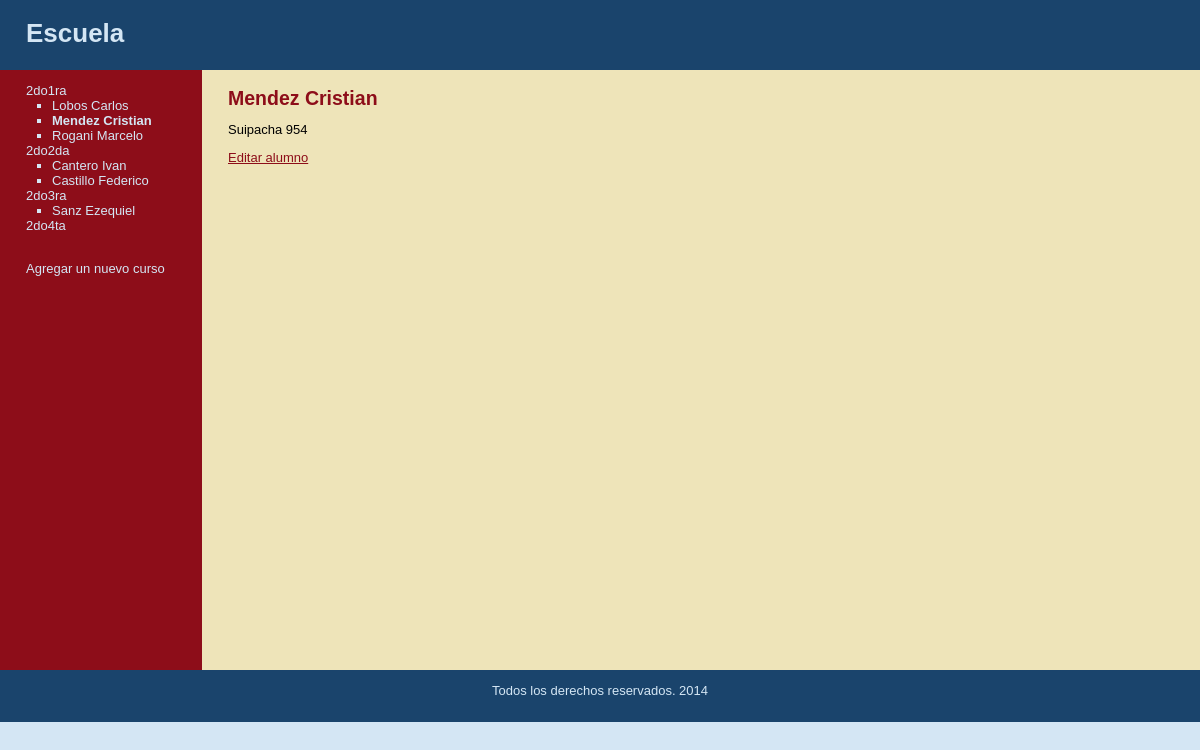
Screenshot of /content.php?alumno=1 (signed in) with the database file from the repository.
### tables this page shows
CREATE TABLE IF NOT EXISTS `cursos` (
  `id` int(11) NOT NULL AUTO_INCREMENT,
  `descripcion` varchar(6) NOT NULL,
  `posicion` int(3) NOT NULL,
  `visibilidad` tinyint(1) NOT NULL,
  PRIMARY KEY (`id`)
);

CREATE TABLE IF NOT EXISTS `alumnos` (
  `id` int(11) NOT NULL AUTO_INCREMENT,
  `curso_id` int(11) NOT NULL,
  `nombre` varchar(30) NOT NULL,
  `apellido` varchar(30) NOT NULL,
  `direccion` varchar(50) NOT NULL,
  PRIMARY KEY (`id`)
);

### includes/functions.php (the view, shortened to what this page needs)
<?php
	function obtener_cursos($publico)
	{
		global $conexion;
		$consulta = "SELECT *
									FROM cursos ";
		$consulta .= "ORDER BY posicion ASC";
		$cursos = mysql_query($consulta, $conexion);
		return $cursos;
	}
	function obtener_alumnos_por_curso($curso_id)
	{
		global $conexion;
		$consulta = "SELECT *
									FROM alumnos
									WHERE curso_id= {$curso_id}
									ORDER BY apellido ASC";
		$alumnos = mysql_query($consulta, $conexion);
		return $alumnos;
	}
	function obtener_alumno_por_id($alumno_id)
	{
		global $conexion;
		$consulta = "SELECT *
									FROM alumnos
									WHERE id=" . $alumno_id . " LIMIT 1";
		$respuesta = mysql_query($consulta, $conexion);
		if ($alumno = mysql_fetch_array($respuesta))
		{
			return $alumno;
		}
		else
		{
			return NULL;
		}
	}
	function obtener_pagina()
	{
		if (isset($_GET["curso"]))
		{
			$curso_reg = obtener_curso_por_id($_GET["curso"]);
			$alumno_reg = NULL;
			$materia_reg = NULL;
		}
		elseif (isset($_GET["alumno"]))
		{
			$alumno_reg = obtener_alumno_por_id($_GET["alumno"]);
			$curso_reg = NULL;
		}
		elseif (isset($_GET["materia"]))
		{
			$materia_reg = obtener_materia_por_id($_GET["materia"], $_GET["idalumno"]);
			$curso_reg = NULL;
			$alumno_reg = NULL;
		}
		else
		{
			$curso_reg = NULL;
			$alumno_reg = NULL;
			$materia_reg = NULL;
		}
	}
	function menu($curso_reg, $alumno_reg)
	{
		$salida = "<ul class=\"cursos\">";
		$cursos = obtener_cursos(false);
		while($curso = mysql_fetch_array($cursos))
		{
			$salida .= "<li";
			$salida .= "><a href=\"edit_course.php?curso=" . $curso["id"] . "\">" .
					$curso['descripcion'] . "</a></li><ul class='alumnos'>";
			$alumnos = obtener_alumnos_por_curso($curso["id"]);
			while($alumno = mysql_fetch_array($alumnos))
			{
				$salida .= "<li";
				if ($alumno["id"] == $alumno_reg["id"])
				{
					$salida .= " class=\"selected\"";
				}
				$salida .= "><a href=\"content.php?alumno=" . $alumno["id"] . "\">" .
						$alumno["apellido"] . " " . $alumno["nombre"] . "</a></li>";
			}
			$salida .= "</ul>";
		}
		$salida .= "</ul>";
		return $salida;
	}
?>

### content.php (shortened to what this page needs)
<?php require_once("includes/connection_db.php"); ?>
<?php require_once("includes/functions.php"); ?>
<?php obtener_pagina(); ?>
<?php include("includes/header.php"); ?>
			<table id="estructura">
				<tr>
					<td id="menu">
						<?php echo menu($curso_reg, $alumno_reg); ?>
					<br>
					<a href="new_course.php">Agregar un nuevo curso</a>
					</td>
					<td id="pagina">
						<?php
							if(!is_null($curso_reg))
							{
						?>
						<h2><?php	echo $curso_reg["descripcion"]; ?></h2>
						<?php
							} elseif(!is_null($alumno_reg))
							{
						?>
						<h2><?php echo $alumno_reg["apellido"] . " " . $alumno_reg["nombre"]; ?></h2>
						<div id="pagina-contenido">
						<?php echo $alumno_reg["direccion"]; ?>
						<p>
							<a href="edit_student.php?alumno=<?php echo $alumno_reg['id']; ?>">Editar alumno</a>
						</p>
						<?php
							} elseif(!is_null($materia_reg))
							{
						?>
						<h2><?php echo $_POST["nombre"] . " " . $materia_reg["nota"]; ?></h2>
						<?php } else { ?>
						<h2>Selecciona algún curso o alumno</h2>
						<?php
							}
						?>
					</td>
				</tr>
			</table>
<?php require_once("includes/footer.php"); ?>

### styles/basic.css (style rules this page uses)
html { width:100%; height:100%; }
body { width:100%; height:100%; margin:0px; padding:0px; border:0px; font-family:Verdana, Arial, Helvetica, sans-serif; background:#D4E6F4; font-size:13px; line-height:15px; }
table,tr,td { border-collapse:collapse; vertical-align:top; font-size:13px; line-height:15px; }
a { color:#8D0D19; }
#estructura { height:600px; width:100%; }
#menu { width:150px; padding:1em 2em; color:#D4E6F4; background:#8D0D19; }
#menu a { color:#D4E6F4; text-decoration:none; }
ul.cursos { padding-left:0px; list-style:none; }
ul.alumnos { padding-left:2em; list-style:square; }
.selected { font-weight:bold; }
#pagina { padding-left:2em; vertical-align:top; background:#EEE4B9; }
#pagina h2 { color:#8D0D19; margin-top:1em; }

### rows the page displays
cursos: descripcion "2do1ra"
alumnos: apellido "Lobos", nombre "Carlos"
alumnos: apellido "Mendez", nombre "Cristian", direccion "Suipacha 954"
alumnos: apellido "Rogani", nombre "Marcelo"
cursos: descripcion "2do2da"
alumnos: apellido "Cantero", nombre "Ivan"
alumnos: apellido "Castillo", nombre "Federico"
cursos: descripcion "2do3ra"
alumnos: apellido "Sanz", nombre "Ezequiel"
cursos: descripcion "2do4ta"
